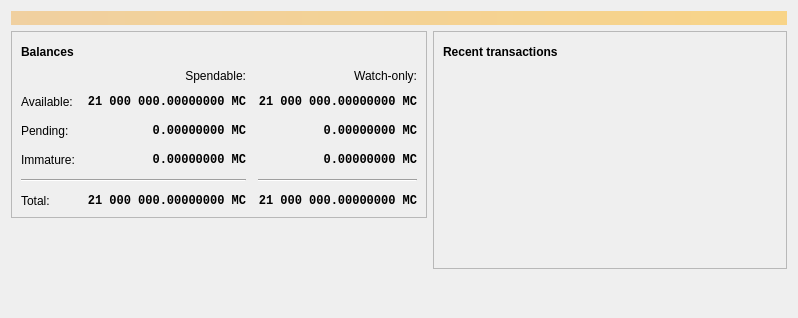
<?xml version="1.0" encoding="UTF-8"?>
<ui version="4.0">
 <class>OverviewPage</class>
 <widget class="QWidget" name="OverviewPage">
  <property name="geometry">
   <rect>
    <x>0</x>
    <y>0</y>
    <width>798</width>
    <height>318</height>
   </rect>
  </property>
  <property name="windowTitle">
   <string>Form</string>
  </property>
  <layout class="QVBoxLayout" name="topLayout">
   <item>
    <widget class="QLabel" name="labelAlerts">
     <property name="visible">
      <bool>false</bool>
     </property>
     <property name="styleSheet">
      <string notr="true">QLabel { background-color: qlineargradient(x1: 0, y1: 0, x2: 1, y2: 0, stop:0 #F0D0A0, stop:1 #F8D488); color:#000000; }</string>
     </property>
     <property name="wordWrap">
      <bool>true</bool>
     </property>
     <property name="margin">
      <number>3</number>
     </property>
     <property name="textInteractionFlags">
      <set>Qt::TextSelectableByMouse</set>
     </property>
    </widget>
   </item>
   <item>
    <layout class="QHBoxLayout" name="horizontalLayout" stretch="1,1">
     <item>
      <layout class="QVBoxLayout" name="verticalLayout_2">
       <item>
        <widget class="QFrame" name="frame">
         <property name="frameShape">
          <enum>QFrame::StyledPanel</enum>
         </property>
         <property name="frameShadow">
          <enum>QFrame::Raised</enum>
         </property>
         <layout class="QVBoxLayout" name="verticalLayout_4">
          <item>
           <layout class="QHBoxLayout" name="horizontalLayout_4">
            <item>
             <widget class="QLabel" name="label_5">
              <property name="font">
               <font>
                <weight>75</weight>
                <bold>true</bold>
               </font>
              </property>
              <property name="text">
               <string>Balances</string>
              </property>
             </widget>
            </item>
            <item>
             <widget class="QPushButton" name="labelWalletStatus">
              <property name="enabled">
               <bool>true</bool>
              </property>
              <property name="maximumSize">
               <size>
                <width>30</width>
                <height>16777215</height>
               </size>
              </property>
              <property name="toolTip">
               <string>The displayed information may be out of date. Your wallet automatically synchronizes with the Monicoin network after a connection is established, but this process has not completed yet.</string>
              </property>
              <property name="text">
               <string/>
              </property>
              <property name="icon">
               <iconset resource="../monicoin.qrc">
                <normaloff>:/icons/warning</normaloff>
                <disabledoff>:/icons/warning</disabledoff>:/icons/warning</iconset>
              </property>
              <property name="iconSize">
               <size>
                <width>24</width>
                <height>24</height>
               </size>
              </property>
              <property name="flat">
               <bool>true</bool>
              </property>
             </widget>
            </item>
            <item>
             <spacer name="horizontalSpacer_3">
              <property name="orientation">
               <enum>Qt::Horizontal</enum>
              </property>
              <property name="sizeHint" stdset="0">
               <size>
                <width>40</width>
                <height>20</height>
               </size>
              </property>
             </spacer>
            </item>
           </layout>
          </item>
          <item>
           <layout class="QGridLayout" name="gridLayout">
            <property name="spacing">
             <number>12</number>
            </property>
            <item row="2" column="2">
             <widget class="QLabel" name="labelWatchPending">
              <property name="font">
               <font>
                <family>Monospace</family>
                <weight>75</weight>
                <bold>true</bold>
               </font>
              </property>
              <property name="cursor">
               <cursorShape>IBeamCursor</cursorShape>
              </property>
              <property name="toolTip">
               <string>Unconfirmed transactions to watch-only addresses</string>
              </property>
              <property name="text">
               <string notr="true">0.00000000 MC</string>
              </property>
              <property name="alignment">
               <set>Qt::AlignRight|Qt::AlignTrailing|Qt::AlignVCenter</set>
              </property>
              <property name="textInteractionFlags">
               <set>Qt::LinksAccessibleByMouse|Qt::TextSelectableByKeyboard|Qt::TextSelectableByMouse</set>
              </property>
             </widget>
            </item>
            <item row="2" column="1">
             <widget class="QLabel" name="labelUnconfirmed">
              <property name="font">
               <font>
                <family>Monospace</family>
                <weight>75</weight>
                <bold>true</bold>
               </font>
              </property>
              <property name="cursor">
               <cursorShape>IBeamCursor</cursorShape>
              </property>
              <property name="toolTip">
               <string>Total of transactions that have yet to be confirmed, and do not yet count toward the spendable balance</string>
              </property>
              <property name="text">
               <string notr="true">0.00000000 MC</string>
              </property>
              <property name="alignment">
               <set>Qt::AlignRight|Qt::AlignTrailing|Qt::AlignVCenter</set>
              </property>
              <property name="textInteractionFlags">
               <set>Qt::LinksAccessibleByMouse|Qt::TextSelectableByKeyboard|Qt::TextSelectableByMouse</set>
              </property>
             </widget>
            </item>
            <item row="3" column="2">
             <widget class="QLabel" name="labelWatchImmature">
              <property name="font">
               <font>
                <family>Monospace</family>
                <weight>75</weight>
                <bold>true</bold>
               </font>
              </property>
              <property name="cursor">
               <cursorShape>IBeamCursor</cursorShape>
              </property>
              <property name="toolTip">
               <string>Mined balance in watch-only addresses that has not yet matured</string>
              </property>
              <property name="text">
               <string notr="true">0.00000000 MC</string>
              </property>
              <property name="alignment">
               <set>Qt::AlignRight|Qt::AlignTrailing|Qt::AlignVCenter</set>
              </property>
              <property name="textInteractionFlags">
               <set>Qt::LinksAccessibleByMouse|Qt::TextSelectableByKeyboard|Qt::TextSelectableByMouse</set>
              </property>
             </widget>
            </item>
            <item row="4" column="0" colspan="2">
             <widget class="Line" name="line">
              <property name="orientation">
               <enum>Qt::Horizontal</enum>
              </property>
             </widget>
            </item>
            <item row="4" column="2">
             <widget class="Line" name="lineWatchBalance">
              <property name="sizePolicy">
               <sizepolicy hsizetype="Preferred" vsizetype="Fixed">
                <horstretch>0</horstretch>
                <verstretch>0</verstretch>
               </sizepolicy>
              </property>
              <property name="minimumSize">
               <size>
                <width>140</width>
                <height>0</height>
               </size>
              </property>
              <property name="orientation">
               <enum>Qt::Horizontal</enum>
              </property>
             </widget>
            </item>
            <item row="5" column="0">
             <widget class="QLabel" name="labelTotalText">
              <property name="text">
               <string>Total:</string>
              </property>
             </widget>
            </item>
            <item row="3" column="1">
             <widget class="QLabel" name="labelImmature">
              <property name="font">
               <font>
                <family>Monospace</family>
                <weight>75</weight>
                <bold>true</bold>
               </font>
              </property>
              <property name="cursor">
               <cursorShape>IBeamCursor</cursorShape>
              </property>
              <property name="toolTip">
               <string>Mined balance that has not yet matured</string>
              </property>
              <property name="text">
               <string notr="true">0.00000000 MC</string>
              </property>
              <property name="alignment">
               <set>Qt::AlignRight|Qt::AlignTrailing|Qt::AlignVCenter</set>
              </property>
              <property name="textInteractionFlags">
               <set>Qt::LinksAccessibleByMouse|Qt::TextSelectableByKeyboard|Qt::TextSelectableByMouse</set>
              </property>
             </widget>
            </item>
            <item row="2" column="3">
             <spacer name="horizontalSpacer_2">
              <property name="orientation">
               <enum>Qt::Horizontal</enum>
              </property>
              <property name="sizeHint" stdset="0">
               <size>
                <width>40</width>
                <height>20</height>
               </size>
              </property>
             </spacer>
            </item>
            <item row="3" column="0">
             <widget class="QLabel" name="labelImmatureText">
              <property name="text">
               <string>Immature:</string>
              </property>
             </widget>
            </item>
            <item row="5" column="1">
             <widget class="QLabel" name="labelTotal">
              <property name="font">
               <font>
                <family>Monospace</family>
                <weight>75</weight>
                <bold>true</bold>
               </font>
              </property>
              <property name="cursor">
               <cursorShape>IBeamCursor</cursorShape>
              </property>
              <property name="toolTip">
               <string>Your current total balance</string>
              </property>
              <property name="text">
               <string notr="true">21 000 000.00000000 MC</string>
              </property>
              <property name="alignment">
               <set>Qt::AlignRight|Qt::AlignTrailing|Qt::AlignVCenter</set>
              </property>
              <property name="textInteractionFlags">
               <set>Qt::LinksAccessibleByMouse|Qt::TextSelectableByKeyboard|Qt::TextSelectableByMouse</set>
              </property>
             </widget>
            </item>
            <item row="5" column="2">
             <widget class="QLabel" name="labelWatchTotal">
              <property name="font">
               <font>
                <family>Monospace</family>
                <weight>75</weight>
                <bold>true</bold>
               </font>
              </property>
              <property name="cursor">
               <cursorShape>IBeamCursor</cursorShape>
              </property>
              <property name="toolTip">
               <string>Current total balance in watch-only addresses</string>
              </property>
              <property name="text">
               <string notr="true">21 000 000.00000000 MC</string>
              </property>
              <property name="alignment">
               <set>Qt::AlignRight|Qt::AlignTrailing|Qt::AlignVCenter</set>
              </property>
              <property name="textInteractionFlags">
               <set>Qt::LinksAccessibleByMouse|Qt::TextSelectableByKeyboard|Qt::TextSelectableByMouse</set>
              </property>
             </widget>
            </item>
            <item row="0" column="2">
             <widget class="QLabel" name="labelWatchonly">
              <property name="text">
               <string>Watch-only:</string>
              </property>
              <property name="alignment">
               <set>Qt::AlignRight|Qt::AlignTrailing|Qt::AlignVCenter</set>
              </property>
             </widget>
            </item>
            <item row="1" column="0">
             <widget class="QLabel" name="labelBalanceText">
              <property name="text">
               <string>Available:</string>
              </property>
             </widget>
            </item>
            <item row="1" column="1">
             <widget class="QLabel" name="labelBalance">
              <property name="font">
               <font>
                <family>Monospace</family>
                <weight>75</weight>
                <bold>true</bold>
               </font>
              </property>
              <property name="cursor">
               <cursorShape>IBeamCursor</cursorShape>
              </property>
              <property name="toolTip">
               <string>Your current spendable balance</string>
              </property>
              <property name="text">
               <string notr="true">21 000 000.00000000 MC</string>
              </property>
              <property name="alignment">
               <set>Qt::AlignRight|Qt::AlignTrailing|Qt::AlignVCenter</set>
              </property>
              <property name="textInteractionFlags">
               <set>Qt::LinksAccessibleByMouse|Qt::TextSelectableByKeyboard|Qt::TextSelectableByMouse</set>
              </property>
             </widget>
            </item>
            <item row="1" column="2">
             <widget class="QLabel" name="labelWatchAvailable">
              <property name="font">
               <font>
                <family>Monospace</family>
                <weight>75</weight>
                <bold>true</bold>
               </font>
              </property>
              <property name="cursor">
               <cursorShape>IBeamCursor</cursorShape>
              </property>
              <property name="toolTip">
               <string>Your current balance in watch-only addresses</string>
              </property>
              <property name="text">
               <string notr="true">21 000 000.00000000 MC</string>
              </property>
              <property name="alignment">
               <set>Qt::AlignRight|Qt::AlignTrailing|Qt::AlignVCenter</set>
              </property>
              <property name="textInteractionFlags">
               <set>Qt::LinksAccessibleByMouse|Qt::TextSelectableByKeyboard|Qt::TextSelectableByMouse</set>
              </property>
             </widget>
            </item>
            <item row="2" column="0">
             <widget class="QLabel" name="labelPendingText">
              <property name="text">
               <string>Pending:</string>
              </property>
             </widget>
            </item>
            <item row="0" column="1">
             <widget class="QLabel" name="labelSpendable">
              <property name="text">
               <string>Spendable:</string>
              </property>
              <property name="alignment">
               <set>Qt::AlignRight|Qt::AlignTrailing|Qt::AlignVCenter</set>
              </property>
             </widget>
            </item>
           </layout>
          </item>
         </layout>
        </widget>
       </item>
       <item>
        <spacer name="verticalSpacer">
         <property name="orientation">
          <enum>Qt::Vertical</enum>
         </property>
         <property name="sizeHint" stdset="0">
          <size>
           <width>20</width>
           <height>40</height>
          </size>
         </property>
        </spacer>
       </item>
      </layout>
     </item>
     <item>
      <layout class="QVBoxLayout" name="verticalLayout_3">
       <item>
        <widget class="QFrame" name="frame_2">
         <property name="frameShape">
          <enum>QFrame::StyledPanel</enum>
         </property>
         <property name="frameShadow">
          <enum>QFrame::Raised</enum>
         </property>
         <layout class="QVBoxLayout" name="verticalLayout">
          <item>
           <layout class="QHBoxLayout" name="horizontalLayout_2">
            <item>
             <widget class="QLabel" name="label_4">
              <property name="font">
               <font>
                <weight>75</weight>
                <bold>true</bold>
               </font>
              </property>
              <property name="text">
               <string>Recent transactions</string>
              </property>
             </widget>
            </item>
            <item>
             <widget class="QPushButton" name="labelTransactionsStatus">
              <property name="enabled">
               <bool>true</bool>
              </property>
              <property name="maximumSize">
               <size>
                <width>30</width>
                <height>16777215</height>
               </size>
              </property>
              <property name="toolTip">
               <string>The displayed information may be out of date. Your wallet automatically synchronizes with the Monicoin network after a connection is established, but this process has not completed yet.</string>
              </property>
              <property name="text">
               <string/>
              </property>
              <property name="icon">
               <iconset resource="../monicoin.qrc">
                <normaloff>:/icons/warning</normaloff>
                <disabledoff>:/icons/warning</disabledoff>:/icons/warning</iconset>
              </property>
              <property name="iconSize">
               <size>
                <width>24</width>
                <height>24</height>
               </size>
              </property>
              <property name="flat">
               <bool>true</bool>
              </property>
             </widget>
            </item>
            <item>
             <spacer name="horizontalSpacer">
              <property name="orientation">
               <enum>Qt::Horizontal</enum>
              </property>
              <property name="sizeHint" stdset="0">
               <size>
                <width>40</width>
                <height>20</height>
               </size>
              </property>
             </spacer>
            </item>
           </layout>
          </item>
          <item>
           <widget class="QListView" name="listTransactions">
            <property name="styleSheet">
             <string notr="true">QListView { background: transparent; }</string>
            </property>
            <property name="frameShape">
             <enum>QFrame::NoFrame</enum>
            </property>
            <property name="verticalScrollBarPolicy">
             <enum>Qt::ScrollBarAlwaysOff</enum>
            </property>
            <property name="horizontalScrollBarPolicy">
             <enum>Qt::ScrollBarAlwaysOff</enum>
            </property>
            <property name="selectionMode">
             <enum>QAbstractItemView::NoSelection</enum>
            </property>
           </widget>
          </item>
         </layout>
        </widget>
       </item>
       <item>
        <spacer name="verticalSpacer_2">
         <property name="orientation">
          <enum>Qt::Vertical</enum>
         </property>
         <property name="sizeHint" stdset="0">
          <size>
           <width>20</width>
           <height>40</height>
          </size>
         </property>
        </spacer>
       </item>
      </layout>
     </item>
    </layout>
   </item>
  </layout>
 </widget>
 <resources/>
 <connections/>
</ui>
